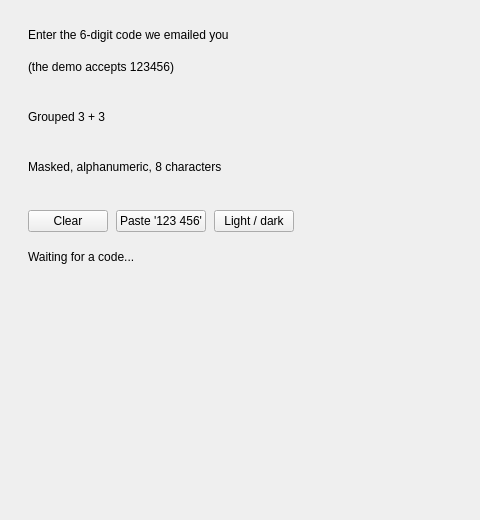
<?xml version='1.0' encoding='utf-8'?>
<ui version="4.0">
 <class>MainWindow</class>
 <widget class="QMainWindow" name="MainWindow">
  <property name="geometry">
   <rect>
    <x>0</x>
    <y>0</y>
    <width>480</width>
    <height>520</height>
   </rect>
  </property>
  <property name="windowTitle">
   <string>QCustomVerificationCode</string>
  </property>
  <widget class="QWidget" name="centralwidget">
   <layout class="QVBoxLayout" name="mainLayout">
    <property name="spacing">
     <number>18</number>
    </property>
    <property name="leftMargin">
     <number>28</number>
    </property>
    <property name="topMargin">
     <number>28</number>
    </property>
    <property name="rightMargin">
     <number>28</number>
    </property>
    <property name="bottomMargin">
     <number>28</number>
    </property>
    <item>
     <widget class="QLabel" name="mainHeading">
      <property name="text">
       <string>Enter the 6-digit code we emailed you</string>
      </property>
     </widget>
    </item>
    <item>
     <widget class="QLabel" name="hintLabel">
      <property name="text">
       <string>(the demo accepts 123456)</string>
      </property>
     </widget>
    </item>
    <item>
     <widget class="QCustomVerificationCode" name="codeInput">
      <property name="digits" stdset="0">
       <number>6</number>
      </property>
     </widget>
    </item>
    <item>
     <widget class="QLabel" name="groupedHeading">
      <property name="text">
       <string>Grouped 3 + 3</string>
      </property>
     </widget>
    </item>
    <item>
     <widget class="QCustomVerificationCode" name="groupedInput">
      <property name="digits" stdset="0">
       <number>6</number>
      </property>
      <property name="separatorAfter" stdset="0">
       <number>3</number>
      </property>
     </widget>
    </item>
    <item>
     <widget class="QLabel" name="maskedHeading">
      <property name="text">
       <string>Masked, alphanumeric, 8 characters</string>
      </property>
     </widget>
    </item>
    <item>
     <widget class="QCustomVerificationCode" name="maskedInput">
      <property name="digits" stdset="0">
       <number>8</number>
      </property>
      <property name="inputMode" stdset="0">
       <string>alphanumeric</string>
      </property>
      <property name="masked" stdset="0">
       <bool>true</bool>
      </property>
      <property name="boxWidth" stdset="0">
       <number>34</number>
      </property>
     </widget>
    </item>
    <item>
     <layout class="QHBoxLayout" name="buttonRow">
      <property name="spacing">
       <number>8</number>
      </property>
      <item>
       <widget class="QPushButton" name="clearButton">
        <property name="text">
         <string>Clear</string>
        </property>
       </widget>
      </item>
      <item>
       <widget class="QPushButton" name="pasteButton">
        <property name="text">
         <string>Paste '123 456'</string>
        </property>
       </widget>
      </item>
      <item>
       <widget class="QPushButton" name="themeButton">
        <property name="text">
         <string>Light / dark</string>
        </property>
       </widget>
      </item>
      <item>
       <spacer name="buttonSpacer">
        <property name="orientation">
         <enum>Qt::Horizontal</enum>
        </property>
        <property name="sizeHint" stdset="0">
         <size>
          <width>10</width>
          <height>10</height>
         </size>
        </property>
       </spacer>
      </item>
     </layout>
    </item>
    <item>
     <widget class="QLabel" name="statusLabel">
      <property name="text">
       <string>Waiting for a code...</string>
      </property>
     </widget>
    </item>
    <item>
     <spacer name="bottomSpacer">
      <property name="orientation">
       <enum>Qt::Vertical</enum>
      </property>
      <property name="sizeHint" stdset="0">
       <size>
        <width>10</width>
        <height>10</height>
       </size>
      </property>
     </spacer>
    </item>
   </layout>
  </widget>
 </widget>
 <customwidgets>
  <customwidget>
   <class>QCustomVerificationCode</class>
   <extends>QWidget</extends>
   <header location="global">Custom_Widgets.QCustomVerificationCode.h</header>
  </customwidget>
 <customwidget><class>QPushButton</class><extends>QPushButton</extends><header location="global">Custom_Widgets.Theme.h</header><container>1</container></customwidget><customwidget><class>QLabel</class><extends>QLabel</extends><header location="global">Custom_Widgets.Theme.h</header><container>1</container></customwidget></customwidgets>
 <connections />
</ui>
